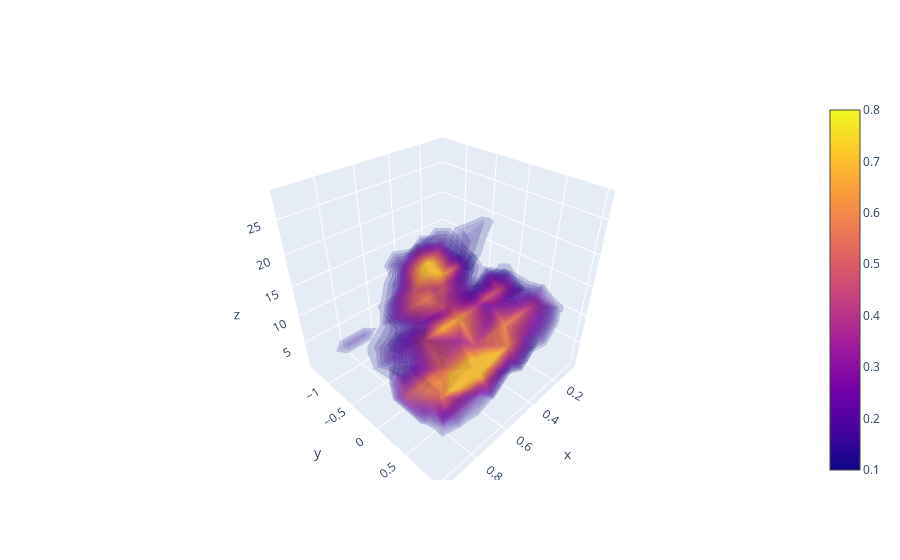

This figure's notebook cell:
### Code cell
import plotly.graph_objects as go
import numpy as np

fig = go.Figure(data=go.Volume(
    x=X.flatten(),
    y=Y.flatten(),
    z=Z.flatten(),
    value=density.flatten(),
    isomin=0.1,
    isomax=0.8,
    opacity=0.1, # needs to be small to see through all surfaces
    surface_count=25, # needs to be a large number for good volume rendering
    ))
fig.show()

### Figure 1 — Plotly figure (JSON) as saved in the notebook; plotly's stock layout.template omitted (floating-point values rounded to 4 significant figures; data arrays with more than 128 entries replaced by an {"elided": "..."} marker saying what was removed)
{"data": [{"isomax": 0.8, "isomin": 0.1, "opacity": 0.1, "surface": {"count": 25}, "type": "volume", "value": {"elided": "1000 float values"}, "x": {"elided": "1000 float values"}, "y": {"elided": "1000 float values"}, "z": {"elided": "1000 int values"}}], "layout": {}}
